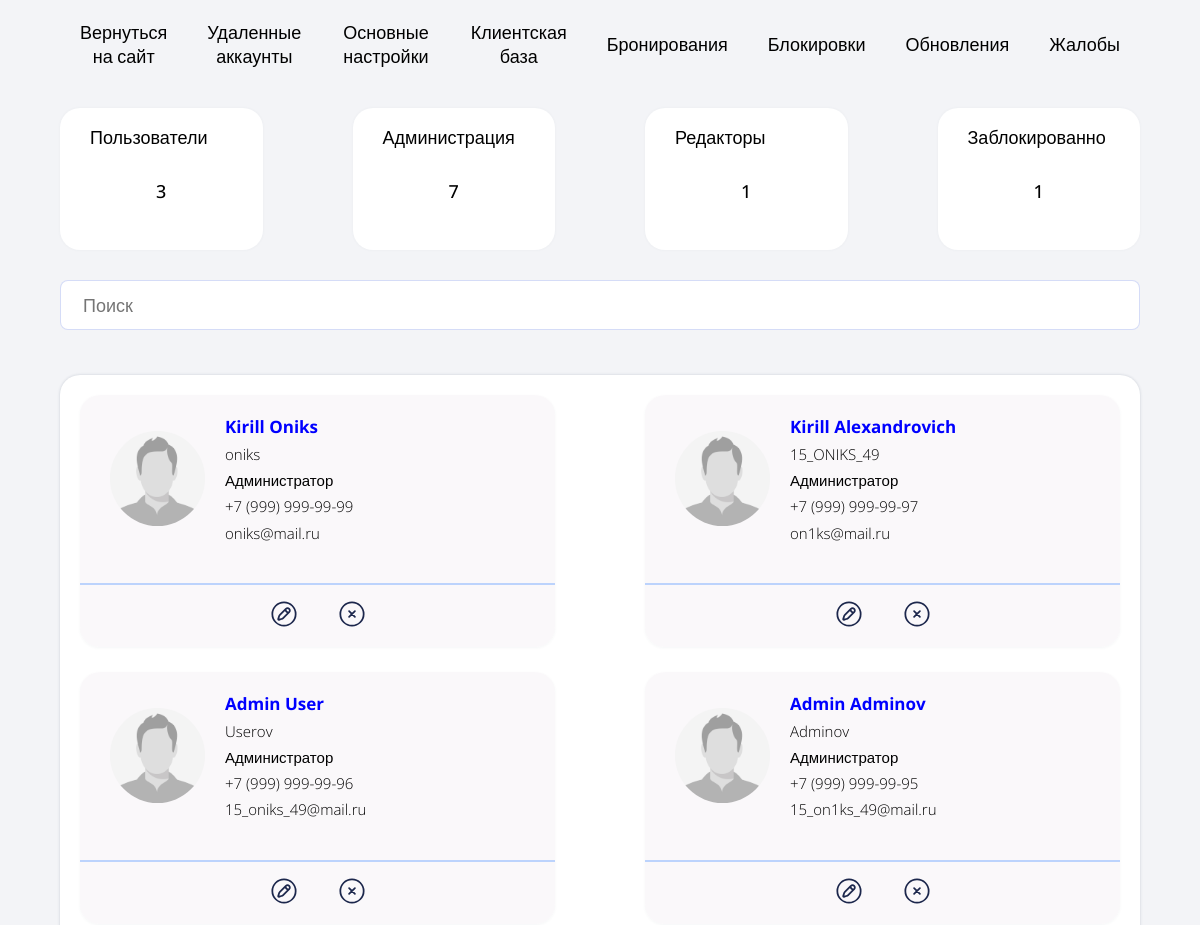
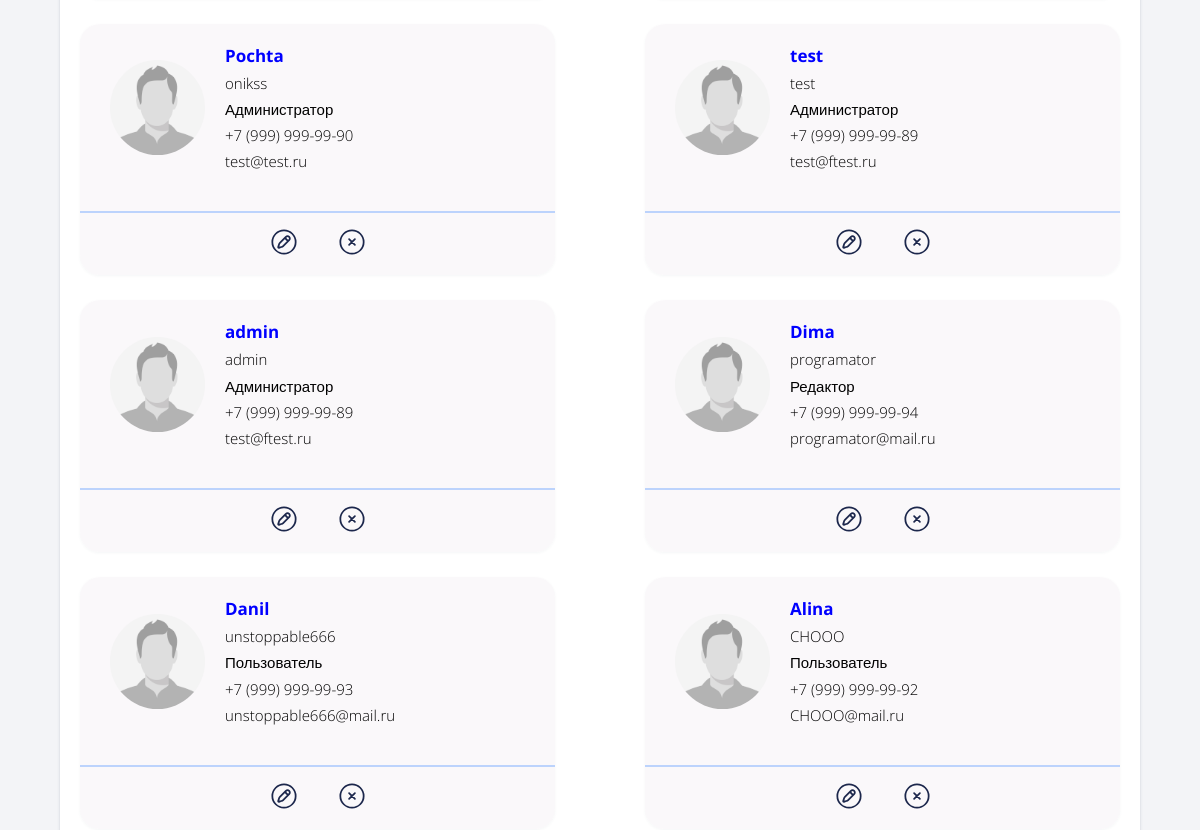
/admin/users.php (signed in, upper part), run on an earlier commit of the app's database (2 pictures, top to bottom).
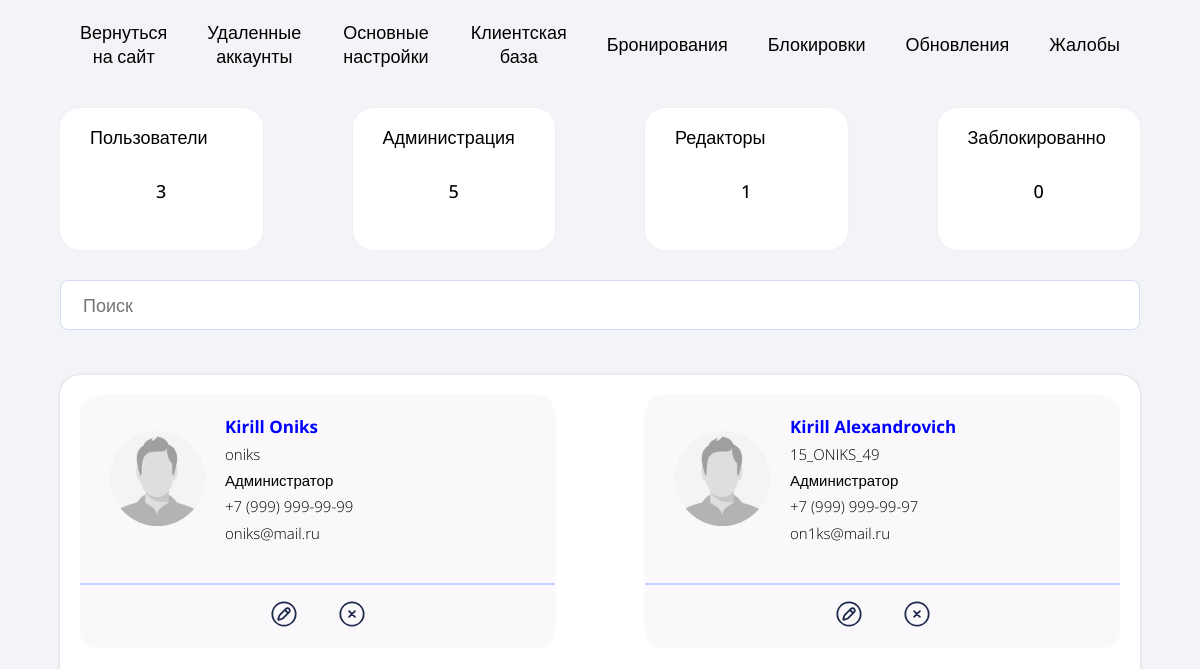
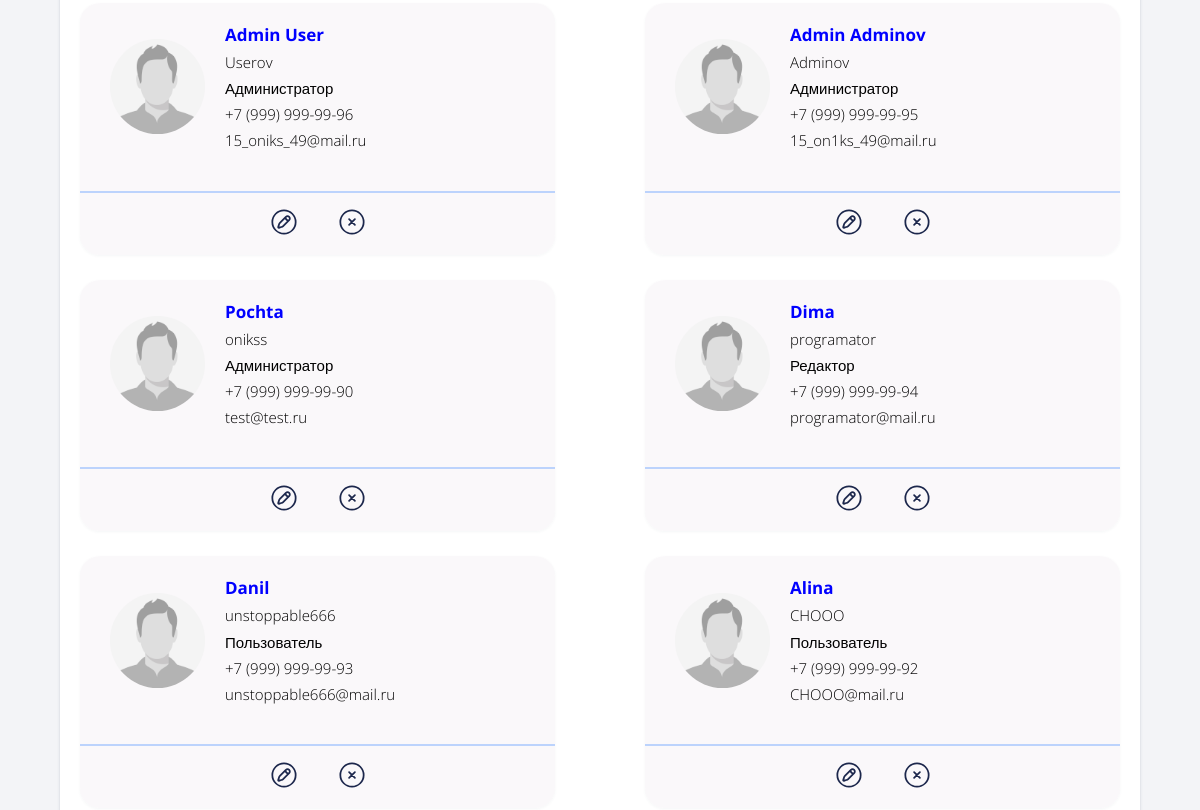
And on a later commit of the database (2 pictures, top to bottom).
### tables this page shows
CREATE TABLE `users` (
  `id` int NOT NULL,
  `name` varchar(256) NOT NULL,
  `login` varchar(256) NOT NULL,
  `pass` varchar(256) NOT NULL,
  `number` varchar(256) NOT NULL,
  `email` varchar(256) NOT NULL,
  `role` varchar(40) NOT NULL,
  `ban` int NOT NULL,
  `reson` varchar(255) NOT NULL
);

### admin/users.php (the view, shortened to what this page needs)
<?php
    require "../core/bd.php";
    $users = mysqli_fetch_all(mysqli_query ($bd, "SELECT * FROM `users` WHERE `role` LIKE 'user' AND `ban` = 0"));
    $editors = mysqli_fetch_all(mysqli_query ($bd, "SELECT * FROM `users` WHERE `role` LIKE 'editor' AND `ban` = 0"));
    $admins = mysqli_fetch_all(mysqli_query ($bd, "SELECT * FROM `users` WHERE `role` LIKE 'admin' AND `ban` = 0"));
    $bans = mysqli_fetch_all(mysqli_query ($bd, "SELECT * FROM `users` WHERE `ban` = 1"));
?>
<!DOCTYPE html>
<html lang="ru">
<head>
    <link rel="stylesheet" href="../css/admins/users.css">
    <link rel="stylesheet" href="../css/media/admins-media/users-media.css">
</head>
<body>
    <header>
        <?php
            require "../components/admin-menu/admin-header.php"
        ?>
    </header>
    <main>
        <section class="info_blocks">
            <div class="block" id="all_users">
                <p class="block_title">Пользователи</p>
                <p class="block_subtitle"><?=count($users);?></p>
            </div>
            <div class="block" id="admins">
                <p class="block_title">Администрация</p>
                <p class="block_subtitle"><?=count($admins);?></p>
            </div>
            <div class="block" id="editors">
                <p class="block_title">Редакторы</p>
                <p class="block_subtitle"><?=count($editors);?></p>
            </div>
            <div class="block" id="bans">
                <p class="block_title">Заблокированно</p>
                <p class="block_subtitle"><?=count($bans);?></p>
            </div>
        </section>
        <section class="search">
            <input type="search" placeholder="Поиск" id="searchInput">
        </section>
        <section class="accounts">
            <?php
                foreach ($admins as $admin) {
                    ?>
                    <div class="block_account" id="userList">
                        <form method="post" id="form_account_for_popup">
                            <div class="top_block_account">
                                <div class="account">
                                    <div class="photo_account">
                                        <img src="../img/admin/avatars/no_avatar.png" alt="">
                                    </div>
                                    <div class="info_account">
                                        <div class="name">
                                            <p><?=$admin["1"];?></p>
                                        </div>
                                        <div class="login">
                                            <p><?=$admin["2"];?></p>
                                        </div>
                                        <div class="role">
                                            <p>Администратор</p>
                                        </div>
                                        <div class="number">
                                            <p name="number"><?=$admin["4"];?></p>
                                        </div>
                                        <div class="email">
                                            <p name="email"><?=$admin["5"];?></p>
                                        </div>
                                    </div>
                                </div>
                            </div>
                            <div class="bottom_block_account">
                                <div class="button_account">
                                    <button class="edit_account" type="submit">
                                        <img src="../img/admin/edit_account.svg" alt="">
                                    </button>
                                    <button class="ban_account" type="submit">
                                        <img src="../img/admin/ban_account.svg" alt="">
                                    </button>
                                </div>
                            </div>
                        </form>
                    </div>
                    <?
                }
                foreach ($editors as $editor) {
                    ?>
                    <div class="block_account" id="userList">
                        <form method="post" id="form_account_for_popup">
                            <div class="top_block_account">
                                <div class="account">
                                    <div class="photo_account">
                                        <img src="../img/admin/avatars/no_avatar.png" alt="">
                                    </div>
                                    <div class="info_account">
                                        <div class="name">
                                            <p><?=$editor["1"];?></p>
                                        </div>
                                        <div class="login">
                                            <p><?=$editor["2"];?></p>
                                        </div>
                                        <div class="role">
                                            <p>Редактор</p>
                                        </div>
                                        <div class="number">
                                            <p><?=$editor["4"];?></p>
                                        </div>
                                        <div class="email">
                                            <p><?=$editor["5"];?></p>
                                        </div>
                                    </div>
                                </div>
                            </div>
                            <div class="bottom_block_account">
                                <div class="button_account">
                                    <button class="edit_account">
                                        <img src="../img/admin/edit_account.svg" alt="">
                                    </button>
                                    <button class="ban_account">
                                        <img src="../img/admin/ban_account.svg" alt="">
                                    </button>
                                </div>
                            </div>
                        </form>
                    </div>
                    <?
                }
                foreach ($users as $user) {
                    ?>
                    <div class="block_account" id="userList">
                        <form method="post" id="form_account_for_popup">
                            <div class="top_block_account">
                                <div class="account">
                                    <div class="photo_account">
                                        <img src="../img/admin/avatars/no_avatar.png" alt="">
                                    </div>
                                    <div class="info_account">
                                        <div class="name">
                                            <p><?=$user["1"];?></p>
                                        </div>
                                        <div class="login">
                                            <p><?=$user["2"];?></p>
                                        </div>
                                        <div class="role">
                                            <p>Пользователь</p>
                                        </div>
                                        <div class="number">
                                            <p><?=$user["4"];?></p>
                                        </div>
                                        <div class="email">
                                            <p><?=$user["5"];?></p>
                                        </div>
                                    </div>
                                </div>
                            </div>
                            <div class="bottom_block_account">
                                <div class="button_account">
                                    <button class="edit_account">
                                        <img src="../img/admin/edit_account.svg" alt="">
                                    </button>
                                    <button class="ban_account">
                                        <img src="../img/admin/ban_account.svg" alt="">
                                    </button>
                                </div>
                            </div>
                        </form>
                    </div>
                    <?
                }
            ?>
        </section>
    </main>
</body>
</html>

### components/admin-menu/admin-header.php
<a href="../index.php">Вернуться на сайт</a>
<a href="dells.php">Удаленные аккаунты</a>
<a href="settings.php">Основные настройки</a>
<a href="users.php">Клиентская база</a>
<a href="bookings.php">Бронирования</a>
<a href="bans.php">Блокировки</a>
<a href="updates.php">Обновления</a>
<a href="claims.php">Жалобы</a>

### css/admins/users.css (style rules this page uses)
* { margin: 0; padding: 0; font-family: 'Open Sans', sans-serif; }
body { background-color: #f3f4f7; width: 100%; height: 100%; }
header,main { width: 90%; margin: 0 auto; max-width: 1800px; }
header { margin: 20px auto 40px; display: flex; align-items: center; justify-content: center; }
header a { font-size: 18px; color: black; text-decoration: none; margin: 0 20px; transition: color .2s ease; text-align: center; }
.info_blocks { width: 100%; display: grid; grid-template-columns: 1fr 1fr 1fr 1fr; grid-gap: 5px 90px; align-items: center; }
.block { background-color: white; padding: 17px 0; border-radius: 20px; font-size: 18px; font-weight: 500; box-shadow: 0 0px 3px 0 rgba(54,74,99,.05); }
.block_title { margin: 0 30px; }
.block_subtitle { text-align: center; margin: 30px 0; }
.search { width: 100%; margin: 30px auto; }
.search input { width: 100%; border: 1px rgb(155 172 235 / 42%) solid; outline: none; border-radius: 8px; padding: 12px 22px; font-size: 18px; cursor: pointer; transition: box-shadow .2s ease; box-sizing: border-box; }
.accounts { display: grid; grid-gap: 25px 90px; grid-template-columns: 1fr 1fr 1fr; width: auto; margin: 45px 0; font-size: 17px; background-color: white; border-radius: 20px; box-shadow: 0 0px 3px 0 rgba(54, 74, 99, 0.219); padding: 20px; }
.block_account { border-radius: 20px; box-shadow: 0 1px 3px 0 rgba(54,74,99,.05); background-color: rgb(245 242 245 / 54%); border: none; }
.top_block_account { padding: 20px 30px 40px 30px; border-bottom: 2px rgb(0 102 255 / 25%) solid; }
.account { display: flex; align-items: center; }
.photo_account { width: 95px; height: 95px; border-radius: 100%; overflow: hidden; margin-right: 20px; }
.photo_account img { width: 100%; height: 100%; object-fit: cover; object-position: center; }
.info_account { font-size: 15px; }
.info_account div:not(:first-child) { margin-top: 7px; line-height: 1.2rem; font-weight: 300; }
.name { color: blue; font-size: 17px; font-weight: bolder; }
.bottom_block_account { padding: 15px 0; }
.button_account { display: flex; justify-content: center; align-items: center; }
.button_account button { margin: 0 20px; cursor: pointer; border: none; outline: none; background: none; }
.button_account img { width: 28px; height: 28px; }

### css/media/admins-media/users-media.css (style rules this page uses)
@media screen and (max-width: 1400px) { .accounts { grid-template-columns: 1fr 1fr; } }

What changed in the data, as far as the page shows it:
removed users: name "test", login "test", number "+7 (999) 999-99-89", email "test@ftest.ru"
removed users: name "admin", login "admin", number "+7 (999) 999-99-89", email "test@ftest.ru"
Also different on the page:
count($admins): "7" → "5"
count($bans): "1" → "0"
